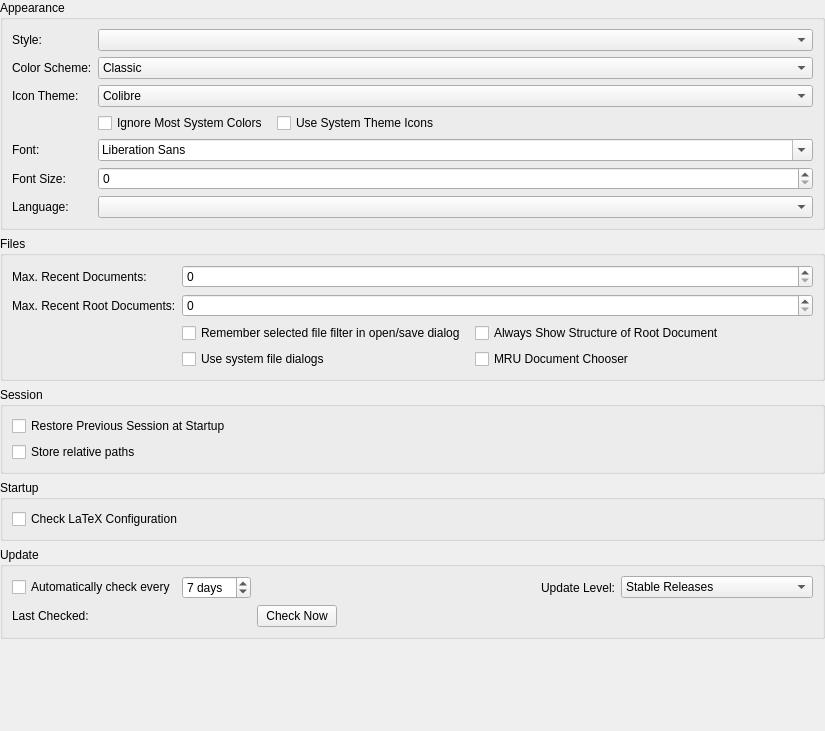
             <widget class="QWidget" name="scrollAreaWidgetContents">
              <property name="geometry">
               <rect>
                <x>0</x>
                <y>0</y>
                <width>825</width>
                <height>731</height>
               </rect>
              </property>
              <layout class="QVBoxLayout" name="verticalLayout">
               <property name="leftMargin">
                <number>0</number>
               </property>
               <property name="topMargin">
                <number>0</number>
               </property>
               <property name="rightMargin">
                <number>0</number>
               </property>
               <property name="bottomMargin">
                <number>0</number>
               </property>
               <item>
                <widget class="QGroupBox" name="groupBox_Appearance">
                 <property name="title">
                  <string>Appearance</string>
                 </property>
                 <layout class="QGridLayout" columnstretch="0,0,1,0">
                  <item row="0" column="1" colspan="3">
                   <widget class="QComboBox" name="comboBoxInterfaceStyle">
                    <property name="sizePolicy">
                     <sizepolicy hsizetype="MinimumExpanding" vsizetype="Preferred">
                      <horstretch>0</horstretch>
                      <verstretch>0</verstretch>
                     </sizepolicy>
                    </property>
                   </widget>
                  </item>
                  <item row="1" column="0">
                   <widget class="QLabel" name="label_14">
                    <property name="text">
                     <string>Color Scheme:</string>
                    </property>
                   </widget>
                  </item>
                  <item row="5" column="1" colspan="3">
                   <widget class="QFontComboBox" name="comboBoxInterfaceFont">
                    <property name="sizePolicy">
                     <sizepolicy hsizetype="Expanding" vsizetype="Preferred">
                      <horstretch>0</horstretch>
                      <verstretch>0</verstretch>
                     </sizepolicy>
                    </property>
                   </widget>
                  </item>
                  <item row="10" column="1" colspan="3">
                   <widget class="QComboBox" name="comboBoxLanguage">
                    <property name="sizePolicy">
                     <sizepolicy hsizetype="Expanding" vsizetype="Preferred">
                      <horstretch>0</horstretch>
                      <verstretch>0</verstretch>
                     </sizepolicy>
                    </property>
                   </widget>
                  </item>
                  <item row="0" column="0">
                   <widget class="QLabel" name="label_3">
                    <property name="sizePolicy">
                     <sizepolicy hsizetype="Minimum" vsizetype="Preferred">
                      <horstretch>0</horstretch>
                      <verstretch>0</verstretch>
                     </sizepolicy>
                    </property>
                    <property name="text">
                     <string>Style:</string>
                    </property>
                   </widget>
                  </item>
                  <item row="6" column="1" colspan="3">
                   <widget class="QSpinBox" name="spinBoxInterfaceFontSize">
                    <property name="sizePolicy">
                     <sizepolicy hsizetype="Expanding" vsizetype="Preferred">
                      <horstretch>0</horstretch>
                      <verstretch>0</verstretch>
                     </sizepolicy>
                    </property>
                   </widget>
                  </item>
                  <item row="10" column="0">
                   <widget class="QLabel" name="label_9">
                    <property name="sizePolicy">
                     <sizepolicy hsizetype="Minimum" vsizetype="Preferred">
                      <horstretch>0</horstretch>
                      <verstretch>0</verstretch>
                     </sizepolicy>
                    </property>
                    <property name="text">
                     <string>Language:</string>
                    </property>
                   </widget>
                  </item>
                  <item row="5" column="0">
                   <widget class="QLabel" name="label_5">
                    <property name="sizePolicy">
                     <sizepolicy hsizetype="Minimum" vsizetype="Preferred">
                      <horstretch>0</horstretch>
                      <verstretch>0</verstretch>
                     </sizepolicy>
                    </property>
                    <property name="text">
                     <string>Font:</string>
                    </property>
                   </widget>
                  </item>
                  <item row="1" column="1" colspan="3">
                   <widget class="QComboBox" name="comboBoxInterfaceModernStyle">
                    <item>
                     <property name="text">
                      <string>Classic</string>
                     </property>
                    </item>
                    <item>
                     <property name="text">
                      <string>Modern</string>
                     </property>
                    </item>
                    <item>
                     <property name="text">
                      <string>Modern - dark</string>
                     </property>
                    </item>
                   </widget>
                  </item>
                  <item row="6" column="0">
                   <widget class="QLabel" name="label_7">
                    <property name="sizePolicy">
                     <sizepolicy hsizetype="Minimum" vsizetype="Preferred">
                      <horstretch>0</horstretch>
                      <verstretch>0</verstretch>
                     </sizepolicy>
                    </property>
                    <property name="text">
                     <string>Font Size:</string>
                    </property>
                   </widget>
                  </item>
                  <item row="4" column="1" colspan="3">
                   <layout class="QHBoxLayout">
                    <property name="spacing">
                     <number>9</number>
                    </property>
                    <item>
                     <widget class="QCheckBox" name="checkBoxUseTexmakerPalette">
                      <property name="text">
                       <string>Ignore Most System Colors</string>
                      </property>
                      <property name="advancedOption" stdset="0">
                       <bool>true</bool>
                      </property>
                     </widget>
                    </item>
                    <item>
                     <widget class="QCheckBox" name="checkBoxUseSystemTheme">
                      <property name="text">
                       <string>Use System Theme Icons</string>
                      </property>
                      <property name="advancedOption" stdset="0">
                       <bool>true</bool>
                      </property>
                     </widget>
                    </item>
                    <item>
                     <spacer>
                      <property name="orientation">
                       <enum>Qt::Orientation::Horizontal</enum>
                      </property>
                      <property name="sizeHint" stdset="0">
                       <size>
                        <width>40</width>
                        <height>0</height>
                       </size>
                      </property>
                     </spacer>
                    </item>
                   </layout>
                  </item>
                  <item row="2" column="0">
                   <widget class="QLabel" name="label_27">
                    <property name="text">
                     <string>Icon Theme:</string>
                    </property>
                   </widget>
                  </item>
                  <item row="2" column="1" colspan="3">
                   <widget class="QComboBox" name="comboBoxInterfaceIconTheme">
                    <item>
                     <property name="text">
                      <string>Colibre</string>
                     </property>
                    </item>
                    <item>
                     <property name="text">
                      <string>Oxygen Modern</string>
                     </property>
                    </item>
                    <item>
                     <property name="text">
                      <string>Oxygen Classic</string>
                     </property>
                    </item>
                   </widget>
                  </item>
                 </layout>
                </widget>
               </item>
               <item>
                <widget class="QGroupBox" name="groupBox_Files">
                 <property name="title">
                  <string>Files</string>
                 </property>
                 <property name="advancedOption" stdset="0">
                  <bool>true</bool>
                 </property>
                 <layout class="QGridLayout" columnstretch="0,0,1">
                  <item row="2" column="0">
                   <widget class="QLabel" name="label_10">
                    <property name="sizePolicy">
                     <sizepolicy hsizetype="Minimum" vsizetype="Preferred">
                      <horstretch>0</horstretch>
                      <verstretch>0</verstretch>
                     </sizepolicy>
                    </property>
                    <property name="text">
                     <string>Max. Recent Root Documents:</string>
                    </property>
                   </widget>
                  </item>
                  <item row="4" column="1">
                   <widget class="QCheckBox" name="checkBoxRememberFileFilter">
                    <property name="text">
                     <string>Remember selected file filter in open/save dialog </string>
                    </property>
                    <property name="advancedOption" stdset="0">
                     <bool>true</bool>
                    </property>
                   </widget>
                  </item>
                  <item row="2" column="1" colspan="2">
                   <widget class="QSpinBox" name="spinBoxMaxRecentProjects">
                    <property name="sizePolicy">
                     <sizepolicy hsizetype="Expanding" vsizetype="Preferred">
                      <horstretch>0</horstretch>
                      <verstretch>0</verstretch>
                     </sizepolicy>
                    </property>
                    <property name="maximum">
                     <number>10000</number>
                    </property>
                   </widget>
                  </item>
                  <item row="1" column="0">
                   <widget class="QLabel" name="label_8">
                    <property name="sizePolicy">
                     <sizepolicy hsizetype="Minimum" vsizetype="Preferred">
                      <horstretch>0</horstretch>
                      <verstretch>0</verstretch>
                     </sizepolicy>
                    </property>
                    <property name="text">
                     <string>Max. Recent Documents:</string>
                    </property>
                   </widget>
                  </item>
                  <item row="1" column="1" colspan="2">
                   <widget class="QSpinBox" name="spinBoxMaxRecentFiles">
                    <property name="sizePolicy">
                     <sizepolicy hsizetype="Expanding" vsizetype="Preferred">
                      <horstretch>0</horstretch>
                      <verstretch>0</verstretch>
                     </sizepolicy>
                    </property>
                    <property name="maximum">
                     <number>10000</number>
                    </property>
                   </widget>
                  </item>
                  <item row="6" column="1">
                   <widget class="QCheckBox" name="checkBoxUseNativeFileDialog">
                    <property name="text">
                     <string>Use system file dialogs</string>
                    </property>
                   </widget>
                  </item>
                  <item row="4" column="2">
                   <widget class="QCheckBox" name="checkBoxParseRootDoc">
                    <property name="text">
                     <string>Always Show Structure of Root Document</string>
                    </property>
                    <property name="advancedOption" stdset="0">
                     <bool>true</bool>
                    </property>
                   </widget>
                  </item>
                  <item row="6" column="2">
                   <widget class="QCheckBox" name="checkBoxMRUDocumentChooser">
                    <property name="text">
                     <string>MRU Document Chooser</string>
                    </property>
                    <property name="advancedOption" stdset="0">
                     <bool>true</bool>
                    </property>
                   </widget>
                  </item>
                 </layout>
                </widget>
               </item>
               <item>
                <widget class="QGroupBox" name="groupBox_Session">
                 <property name="title">
                  <string>Session</string>
                 </property>
                 <property name="advancedOption" stdset="0">
                  <bool>true</bool>
                 </property>
                 <layout class="QVBoxLayout" name="verticalLayout_10">
                  <item>
                   <widget class="QCheckBox" name="checkBoxRestoreSession">
                    <property name="text">
                     <string>Restore Previous Session at Startup</string>
                    </property>
                   </widget>
                  </item>
                  <item>
                   <widget class="QCheckBox" name="checkBoxSessionStoreRelativePaths">
                    <property name="text">
                     <string>Store relative paths</string>
                    </property>
                    <property name="advancedOption" stdset="0">
                     <bool>true</bool>
                    </property>
                   </widget>
                  </item>
                 </layout>
                </widget>
               </item>
               <item>
                <widget class="QGroupBox" name="groupBox_Startup">
                 <property name="title">
                  <string>Startup</string>
                 </property>
                 <layout class="QVBoxLayout" name="verticalLayout_14">
                  <item>
                   <widget class="QCheckBox" name="checkBoxCheckLatexConfiguration">
                    <property name="text">
                     <string>Check LaTeX Configuration</string>
                    </property>
                   </widget>
                  </item>
                 </layout>
                </widget>
               </item>
               <item>
                <widget class="QGroupBox" name="groupBox_Update">
                 <property name="title">
                  <string>Update</string>
                 </property>
                 <layout class="QGridLayout" name="gridLayout03">
                  <item row="0" column="6">
                   <widget class="QComboBox" name="comboBoxUpdateLevel">
                    <property name="sizePolicy">
                     <sizepolicy hsizetype="Expanding" vsizetype="Fixed">
                      <horstretch>0</horstretch>
                      <verstretch>0</verstretch>
                     </sizepolicy>
                    </property>
                    <property name="toolTip">
                     <string>Defines the kinds of update notifications you will receive:
- Stable Releases: Choose this if stability is most important to you.
- Release Candidates: Are close to a future release in terms of features and stability. Choose this to get previews of future releases and help us by testing the version before it's been published as an official release. (Stable releases are notifed as well)
- Development Versions: Contain the latest features, but might be unstable. (Stable releases and release candidates are notified as well).</string>
                    </property>
                    <item>
                     <property name="text">
                      <string>Stable Releases</string>
                     </property>
                    </item>
                    <item>
                     <property name="text">
                      <string>Release Candidates</string>
                     </property>
                    </item>
                    <item>
                     <property name="text">
                      <string>Development Versions</string>
                     </property>
                    </item>
                   </widget>
                  </item>
                  <item row="1" column="4">
                   <spacer name="horizontalSpacer_7">
                    <property name="orientation">
                     <enum>Qt::Orientation::Horizontal</enum>
                    </property>
                    <property name="sizeHint" stdset="0">
                     <size>
                      <width>40</width>
                      <height>20</height>
                     </size>
                    </property>
                   </spacer>
                  </item>
                  <item row="1" column="3">
                   <widget class="QPushButton" name="pushButtonUpdateCheckNow">
                    <property name="text">
                     <string>Check Now</string>
                    </property>
                   </widget>
                  </item>
                  <item row="0" column="3" colspan="2">
                   <spacer name="horizontalSpacer_4">
                    <property name="orientation">
                     <enum>Qt::Orientation::Horizontal</enum>
                    </property>
                    <property name="sizeHint" stdset="0">
                     <size>
                      <width>40</width>
                      <height>20</height>
                     </size>
                    </property>
                   </spacer>
                  </item>
                  <item row="1" column="1">
                   <widget class="QLabel" name="labelUpdateCheckDate">
                    <property name="text">
                     <string notr="true">&lt;checkDate&gt;</string>
                    </property>
                   </widget>
                  </item>
                  <item row="1" column="0">
                   <widget class="QLabel" name="label_56">
                    <property name="text">
                     <string>Last Checked:</string>
                    </property>
                   </widget>
                  </item>
                  <item row="0" column="1">
                   <widget class="QSpinBox" name="spinBoxAutoUpdateCheckIntervalDays">
                    <property name="suffix">
                     <string> days</string>
                    </property>
                    <property name="minimum">
                     <number>0</number>
                    </property>
                    <property name="value">
                     <number>7</number>
                    </property>
                   </widget>
                  </item>
                  <item row="0" column="0">
                   <widget class="QCheckBox" name="checkBoxAutoUpdateCheck">
                    <property name="text">
                     <string>Automatically check every</string>
                    </property>
                   </widget>
                  </item>
                  <item row="0" column="5">
                   <widget class="QLabel" name="label_74">
                    <property name="text">
                     <string>Update Level:</string>
                    </property>
                   </widget>
                  </item>
                 </layout>
                </widget>
               </item>
               <item>
                <spacer>
                 <property name="orientation">
                  <enum>Qt::Orientation::Vertical</enum>
                 </property>
                 <property name="sizeType">
                  <enum>QSizePolicy::Policy::MinimumExpanding</enum>
                 </property>
                 <property name="sizeHint" stdset="0">
                  <size>
                   <width>20</width>
                   <height>0</height>
                  </size>
                 </property>
                </spacer>
               </item>
              </layout>
             </widget>
